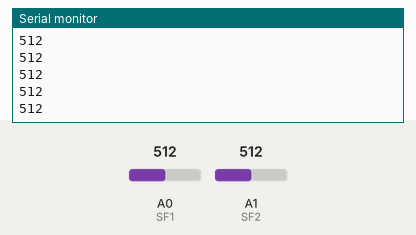
The sketch below on a simulated Arduino Mega 2560, built with avr-gcc and run on an emulated ATmega2560. Parts: the last lines printed to the serial monitor. The inputs (shaded band) are chosen by the test bench; at power-on: A1 (SF2) = 512, A0 (SF1) = 512.

Above: at 1.2 s.
1.3 s: A1 (SF2) set to 716
At 2.1 s:
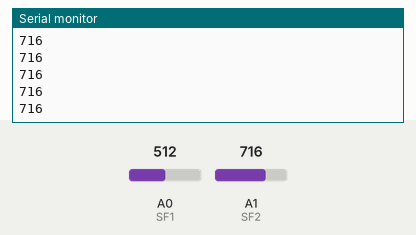
2.8 s: A1 (SF2) set to 900
At 3.9 s:
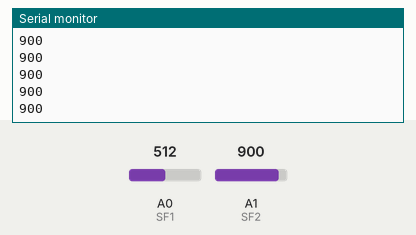
Timing chart, 0 to 5.8 s (numbered marks = the images above; inputs shaded):
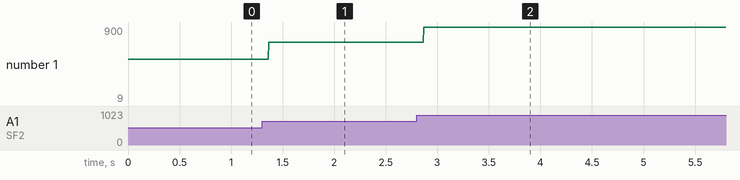

The sketch:

Part_by_Part_test_apr23a.ino
```cpp
// variables
int x;
int y;

// Sensors
// forward set
int SF1 = A0;
int SF2 = A1;
int SF3 = A2;
int SF4 = A3;
int SF5 = A4;
int SF6 = A5;
int SF7 = A6;
int SF8 = A7;
// back set
int SB1 = A8;
int SB2 = A9;
int SB3 = A10;
int SB4 = A11;
int SB5 = A12;
//int SB6 = A13;
/* / medium set
int SM1 = A13;
int SM2 = A14;
int SM3 = A15;
*/
// Setup
void setup(){
// sensor pins
 pinMode(SF1,INPUT);
 pinMode(SF2,INPUT);
 pinMode(SF3,INPUT);
 pinMode(SF4,INPUT);
 pinMode(SF5,INPUT);
 pinMode(SF6,INPUT);
 pinMode(SF7,INPUT);
 pinMode(SF8,INPUT);
/*
 pinMode(SM1,INPUT);
 pinMode(SM2,INPUT);
 pinMode(SM3,INPUT);
*/
 pinMode(SB1,INPUT);
 pinMode(SB2,INPUT);
 pinMode(SB3,INPUT);
 pinMode(SB4,INPUT);
 pinMode(SB5,INPUT);

 Serial.begin(9600);
}

void loop(){
 delay(1);
 x= analogRead(SF1);
 delay(1);
 y= analogRead(SF2);
 delay(1);

 Serial.println(y);
}
```

Measured:
- after the input at 1.3 s, the serial monitor: prints a new line after 0.07 s (image 1)
- after the input at 2.8 s, the serial monitor: prints a new line after 0.07 s (image 2)
- plotted number 1: 512 → 716 after the input at 1.3 s, 716 → 9 after the input at 2.8 s
